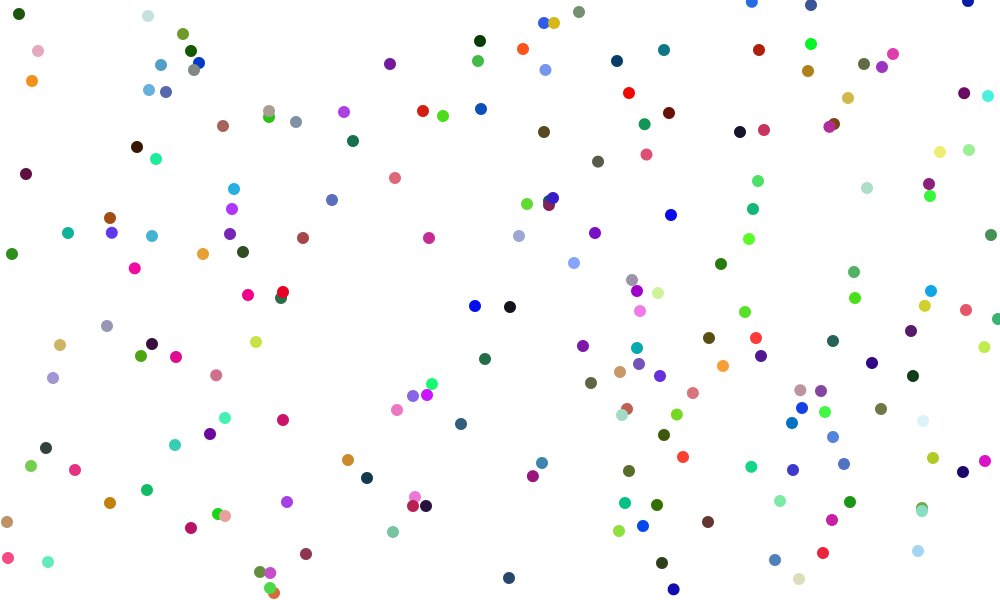
Frame 1 (no input)
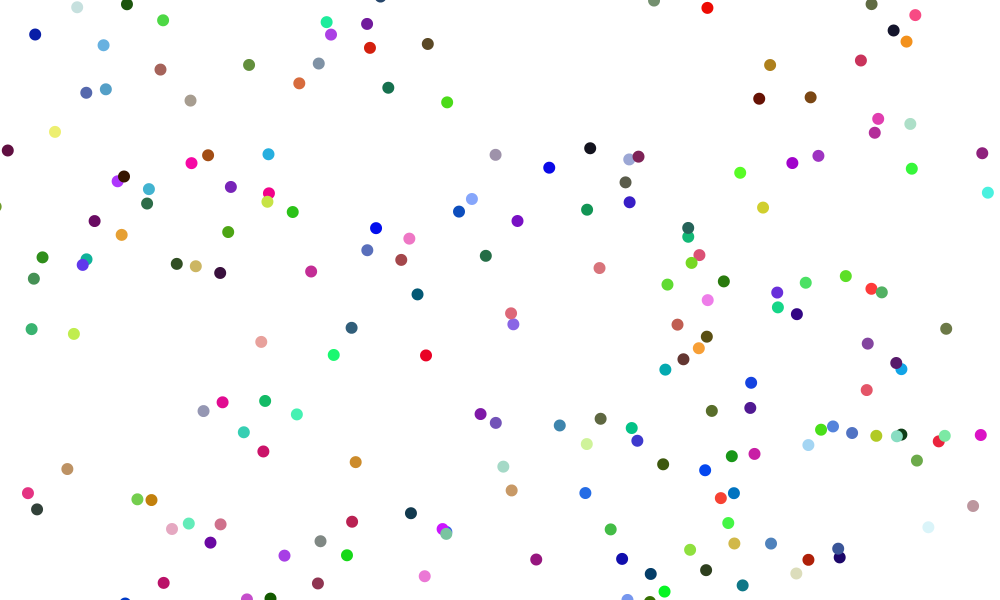
Frame 60 (the mouse pressed at the canvas centre just before this capture)
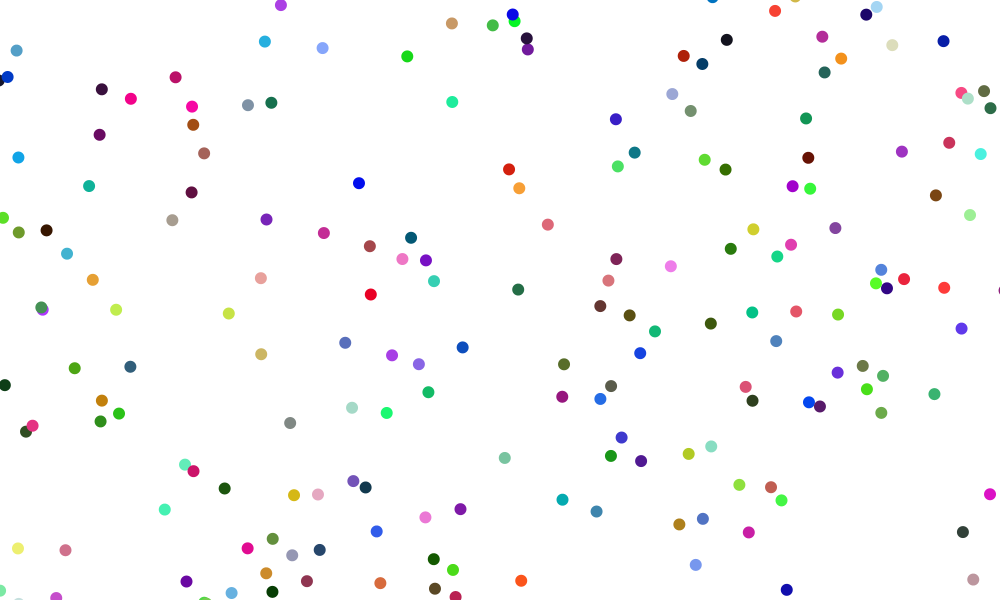
Frame 120 (the mouse held since frame 60 and released just before this capture)

The Processing sketch that drew these frames (run headless with seeded random() and noise(); from frame 60 on, the mouse is pressed at the canvas centre):

// Processing sketch: processing_76041
// ── processing_76041.pde

int NUMBER_OF_CIRCLES = 200;
int CIRCLE_RADIUS = 12;
int LIKELINESS_OF_ACCELERATION = 10;
int MAX_ACCELERATION_TIME = 30;
float MAX_ACCELERATION = 0.5;
float MAX_VELOCITY = 4;

Circle[] circle = new Circle[100000];

class Circle {
  float xPosition;
  float yPosition;
  float xVelocity;
  float yVelocity;
  float xAcceleration;
  float yAcceleration;
  int timeLeftAccelerating;
  color colour;

  Circle(int x, int y) {
    xPosition = x;
    yPosition = y;
    xVelocity = 0;
    yVelocity = 0;
    xAcceleration = newAcceleration();
    yAcceleration = newAcceleration();
    colour = color((int)random(256), (int)random(256), (int)random(256));
    timeLeftAccelerating = 0;
  }
}

void setup() {
  size(1000, 600);
  noStroke();
  smooth();
  frameRate(30);

  //create circles array
  for (int i = 0; i < NUMBER_OF_CIRCLES; i++) {
    circle[i] = new Circle(int(random(width)), int(random(height)));
  }
}

void draw() {
  background(255);
  makeCirclesMove();
  drawCircles();
}

void makeCirclesMove() {
  for (int i = 0; i < NUMBER_OF_CIRCLES; i++) {

    if (circle[i].timeLeftAccelerating == 0) {
      circle[i].xAcceleration = 0;
      circle[i].yAcceleration = 0;

      float accelerate = random(LIKELINESS_OF_ACCELERATION);
      if (accelerate < 1) {
        circle[i].xAcceleration = newAcceleration();
        circle[i].yAcceleration = newAcceleration();
        circle[i].timeLeftAccelerating = (int) random(MAX_ACCELERATION_TIME);
      }
    }
    else circle[i].timeLeftAccelerating--;
    
    float newXVelocity = circle[i].xVelocity + circle[i].xAcceleration;
    float newYVelocity = circle[i].yVelocity + circle[i].yAcceleration;
    
    if (abs(newXVelocity) < MAX_VELOCITY ||
      (newXVelocity > MAX_VELOCITY && circle[i].xAcceleration < 0) ||
      (newXVelocity < -MAX_VELOCITY && circle[i].xAcceleration > 0))
      circle[i].xVelocity = newXVelocity;
    else circle[i].xAcceleration *= -1;

    if (abs(newYVelocity) < MAX_VELOCITY ||
      (newYVelocity > MAX_VELOCITY && circle[i].yAcceleration < 0) ||
      (newYVelocity < -MAX_VELOCITY && circle[i].yAcceleration > 0))
      circle[i].yVelocity = newYVelocity;
    else circle[i].yAcceleration *= -1;

    circle[i].xPosition += circle[i].xVelocity;
    circle[i].yPosition += circle[i].yVelocity;

    if (circle[i].xPosition < -CIRCLE_RADIUS)
      circle[i].xPosition += width + CIRCLE_RADIUS*2;
    else if (circle[i].xPosition > width + CIRCLE_RADIUS)
      circle[i].xPosition -= width + CIRCLE_RADIUS*2;
    if (circle[i].yPosition < -CIRCLE_RADIUS)
      circle[i].yPosition += height + CIRCLE_RADIUS*2;
    else if (circle[i].yPosition > height + CIRCLE_RADIUS)
      circle[i].yPosition -= height + CIRCLE_RADIUS*2;
  }
}

void drawCircles() {
  for (int i = 0; i < NUMBER_OF_CIRCLES; i++) {
    fill(circle[i].colour);
    ellipse(circle[i].xPosition, circle[i].yPosition, CIRCLE_RADIUS, CIRCLE_RADIUS);
  }
}

float newAcceleration() {
  return random(MAX_ACCELERATION*2) - MAX_ACCELERATION;
}
